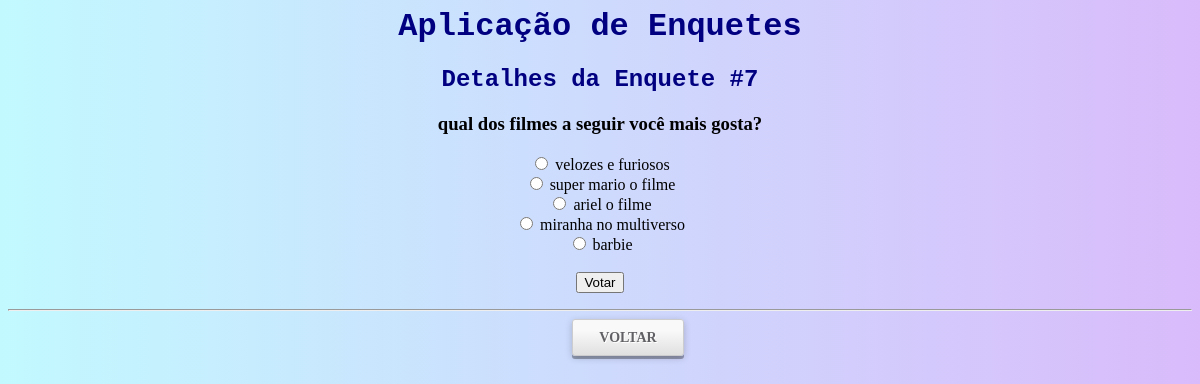
The page /enquete/7/detalhes/ on the database its author committed.
### enquete/models.py (models this page shows, shortened)
class Pergunta(models.Model):
    enunciado = models.CharField(max_length = 200)
    data_pub = models.DateTimeField('data de publicação')
    data_fim = models.DateField('Data de encerramento', null = True)
    def pubicada_recentemente(self):
        marco_48h = timezone.now() - datetime.timedelta(hours = 48)
        agora = timezone.now()
        return marco_48h <= self.data_pub <= agora
    pubicada_recentemente.admin_order_field = 'data_pub'
    pubicada_recentemente.boolean = True
    pubicada_recentemente.short_description = 'recente?'

class Alternativa(models.Model):
    pergunta = models.ForeignKey(Pergunta, on_delete = models.CASCADE)
    texto = models.CharField(max_length = 100)
    votos_quant = models.IntegerField(default = 0)

### enquete/views.py (the view)
class DetalhesView(View):
    def get(self, request, *args, **kwargs):
        pergunta = get_object_or_404(Pergunta, pk = kwargs['pk'])
        if pergunta.data_pub > timezone.now():
            raise Http404('Nenhuma pergunta encontrada para essa especificação')
        return render(
            request, 'enquete/pergunta_detail.html', {'pergunta': pergunta}
        )

### enquete/templates/enquete/pergunta_detail.html (shortened to what this page needs)
<html>
    {% load static %}
    <head>
        <link rel="stylesheet" href="{% static 'mysite/css/style.css' %}">
    </head>
    <body>
        <h1>Aplicação de Enquetes</h1>
        <h2>Detalhes da Enquete #{{ pergunta.id }}</h2>
        <h3>{{ pergunta.enunciado }}</h3>
        <form action="{% url 'enquete:votos' pergunta.id %}" method="post">
        {% for choice in pergunta.alternativa_set.all %}
            <input type="radio" name="choice" id="choice{{ forloop.counter }}" value="{{ choice.id }}">
            <label for="choice{{ forloop.counter }}">{{ choice.texto }}</label><br/>
        {% endfor %}
        <br/>
        <input type="submit" value="Votar">
        </form>
        <hr/>
        <a class="botao01" href="{% url 'enquete:index' %}">voltar</a>
    </body>
</html>

### static/mysite/css/style.css (style rules this page uses)
body { background: -webkit-linear-gradient(left, #c2f9ff, #d9bbfb); background: -moz-linear-gradient(left, #c2f9ff, #d9bbfb); background: -ms-linear-gradient(left, #c2f9ff, #d9bbfb); background: -o-linear-gradient(left, #c2f9ff, #d9bbfb); background: linear-gradient(to right, #c2f9ff, #d9bbfb); text-align: center; }
h1, h2 { color: navy; font-family: Chalkduster, monospace; }
.botao01 { background: -webkit-linear-gradient(bottom, #E0E0E0, #F9F9F9 70%); background: -moz-linear-gradient(bottom, #E0E0E0, #F9F9F9 70%); background: -o-linear-gradient(bottom, #E0E0E0, #F9F9F9 70%); background: -ms-linear-gradient(bottom, #E0E0E0, #F9F9F9 70%); background: linear-gradient(bottom, #E0E0E0, #F9F9F9 70%); border: 1px solid #CCCCCE; border-radius: 3px; box-shadow: 0 3px 0 rgba(0, 0, 0, .3), 0 2px 7px rgba(0, 0, 0, 0.2); color: #616165; display: block; font-family: "Trebuchet MS"; font-size: 14px; font-weight: bold; line-height: 25px; text-align: center; text-decoration: none; text-transform: uppercase; text-shadow:1px 1px 0 #FFF; padding: 5px 15px; position: relative; width: 80px; margin-left: 47vw; }

### rows shown on the page
Pergunta: id "7", enunciado "qual dos filmes a seguir você mais gosta?"
Alternativa: texto "velozes e furiosos"
Alternativa: texto "super mario o filme"
Alternativa: texto "ariel o filme"
Alternativa: texto "miranha no multiverso"
Alternativa: texto "barbie"
